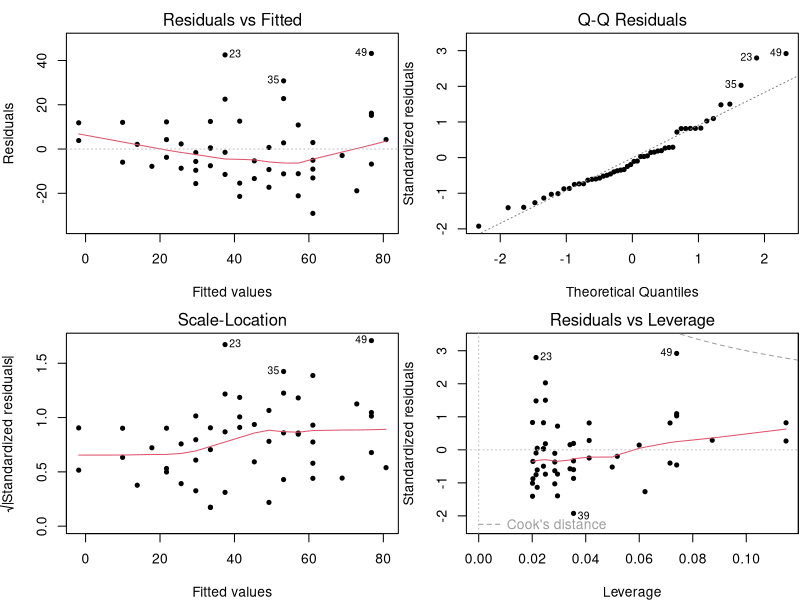

The R script that drew this image:
## ---- chunk 1
fit = lm(dist ~ speed, data = cars)
b = coef(fit)  # coefficients
summary(fit)
## ---- chunk 2
par(mfrow = c(2, 2), pch = 20, mar = c(4, 4, 2, .1), bg = 'white')
plot(fit)
